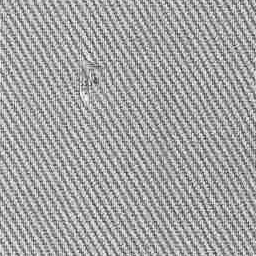
%> input picture toolbox/preprocessing/lbp/a1.BMP, 256 x 256 px
$ octave test.m   (GNU Octave 9; MATLAB toolbox functions it lacks are replaced by stand-ins)
%> lines starting %> are read from the running program, lines starting %| are printed output that depends on the picture
### toolbox/preprocessing/lbp/constructLBP.m
function [fea_lbp,patch_id]=constructLBP(im,n,m,field,way)  %得到n*m个patch的直方图，以及每个像素的id
[H,W]=size(im);
mapping=getmapping(field,way);
maxpattern=mapping.num;
subH=fix(H/n);  %patch的长度
subW=fix(W/m);   %patch的 宽度
% [9 lines of commented-out code are left out]
fea_lbp=zeros(maxpattern,n*m);  % is the number of histograms bins on each sub-block 子块 直方图有59个纵列 最大值是58
patch_id=zeros(size(im));
subI=zeros(subH,subW);

p=1;
for i=0:n-1
    for j=0:m-1
        subI=im(i*subH+1:(i+1)*subH,j*subW+1:(j+1)*subW);           %第i个patch
        c=i*subH+1:(i+1)*subH;d=j*subW+1:(j+1)*subW;
        patch_id(c,d)=p*ones(subH,subW);
        % mapping=getmapping(field,way);
        subHist=lbp(subI,1,field,mapping,'nh')';
        if i==0&j==0
            hist=subHist;
        else
            hist=[hist,subHist];
        end
        p=p+1;
    end
end
fea_lbp=hist;

### toolbox/preprocessing/lbp/getmapping.m
%GETMAPPING returns a structure containing a mapping table for LBP codes.
%  MAPPING = GETMAPPING(SAMPLES,MAPPINGTYPE) returns a
%  structure containing a mapping table for
%  LBP codes in a neighbourhood of SAMPLES sampling
%  points. Possible values for MAPPINGTYPE are
%       'u2'   for uniform LBP
%       'ri'   for rotation-invariant LBP  最值36
%       'riu2' for uniform rotation-invariant LBP.  10种类型
%
%  Example:
%       I=imread('rice.tif');
%       MAPPING=getmapping(16,'riu2');
%       LBPHIST=lbp(I,2,16,MAPPING,'hist');
%  Now LBPHIST contains a rotation-invariant uniform LBP
%  histogram in a (16,2) neighbourhood.
function mapping = getmapping(samples,mappingtype)
% Version 0.1.1
% Authors: Marko Heikkil? and Timo Ahonen

% Changelog
% 0.1.1 Changed output to be a structure
% Fixed a bug causing out of memory errors when generating rotation
% invariant mappings with high number of sampling points.
% Lauge Sorensen is acknowledged for spotting this problem.
table = 0:2^samples-1;
newMax  = 0; %number of patterns in the resulting LBP code
index   = 0;
if strcmp(mappingtype,'u2') %Uniform 2
  newMax = samples*(samples-1) + 3; %59种
  for i = 0:2^samples-1
    j = bitset(bitshift(i,1,samples),1,bitget(i,samples)); %rotate left  将i左移一位 然后将i与j异或 得到0-1 1-0的个数
    numt = sum(bitget(bitxor(i,j),1:samples)); %number of 1->0 and
                                               %0->1 transitions
                                               %in binary string
                                               %x is equal to the
                                               %number of 1-bits in
                                               %XOR(x,Rotate left(x))
    if numt <= 2
      table(i+1) = index;
      index = index + 1;
    else
      table(i+1) = newMax - 1;
    end
  end
end
if strcmp(mappingtype,'ri') %Rotation invariant
  tmpMap = zeros(2^samples,1) - 1;
  for i = 0:2^samples-1
    rm = i;
    r  = i;
    for j = 1:samples-1
      r = bitset(bitshift(r,1,samples),1,bitget(r,samples)); %rotate
                                                        %left
      if r < rm
        rm = r;
      end
    end
    if tmpMap(rm+1) < 0
      tmpMap(rm+1) = newMax;
      newMax = newMax + 1;
    end
    table(i+1) = tmpMap(rm+1);
  end
end

if strcmp(mappingtype,'riu2') %Uniform & Rotation invariant
  newMax = samples + 2;
  for i = 0:2^samples - 1
    j = bitset(bitshift(i,1,samples),1,bitget(i,samples)); %rotate left
    numt = sum(bitget(bitxor(i,j),1:samples));
    if numt <= 2
      table(i+1) = sum(bitget(i,1:samples));
    else
      table(i+1) = samples+1;
    end
  end
end

mapping.table=table;
mapping.samples=samples;
mapping.num=newMax;

### toolbox/preprocessing/lbp/test.m
clear ; clc ; close all;

I = imread('a1.bmp');
%> I is the input picture: size 256x256 uint8; min 23, max 252, mean 163.2
[m , n , chs] = size(I) ;
%> m = 256; n = 256; chs = 1
 if chs > 1
     J = rgb2gray(I) ;
 else
     J = I;
 end
 figure
 imshow( J , []);
 J = histeq(J , 2);
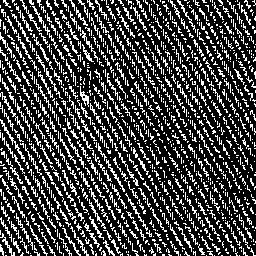
%> J: size 256x256 uint8; 26% white in thin lines or dots
 figure
 imshow( J , []);

[a1,b1]=constructLBP(J,10,10,8,'ri');  %112副图的lbp值 与直方图
%> after the loop in constructLBP, `for i=0:n-1`:
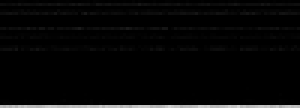
%> hist: size 36x100 double (shown 3 times larger); min 0, max 0.834, mean 0.0278
%> after the loop in constructLBP, `for i=0:n-1`:
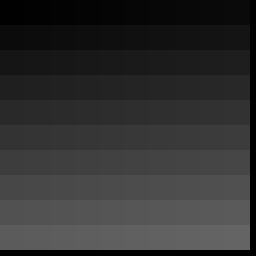
%> patch_id: size 256x256 double; min 0, max 100, mean 48.2
%> after the loop in constructLBP, `for i=0:n-1`: p = 101
